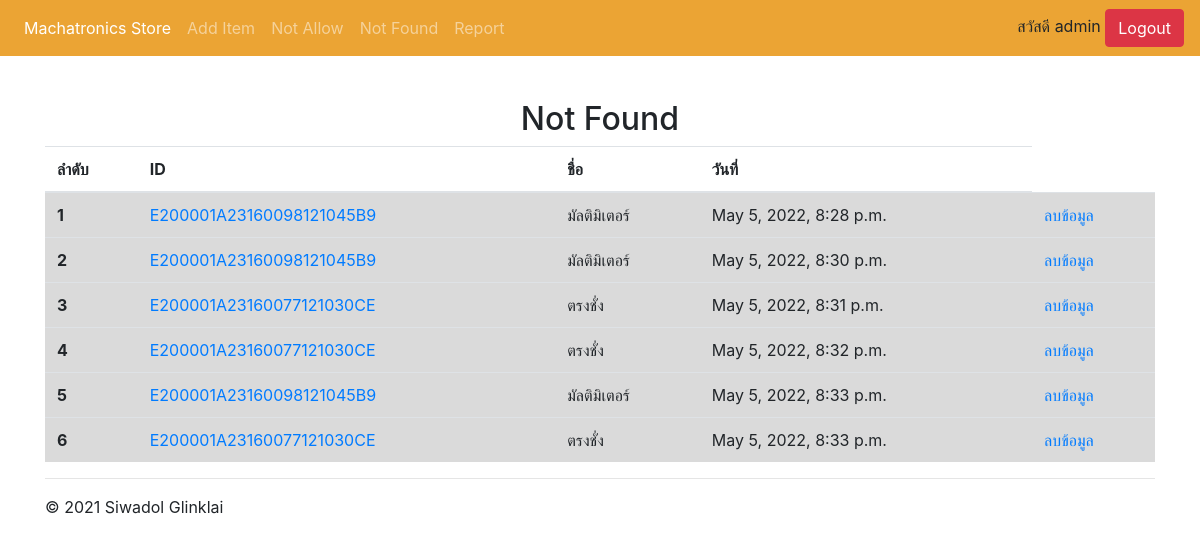
/notfound/ (signed in), run on an earlier commit of the app's database.
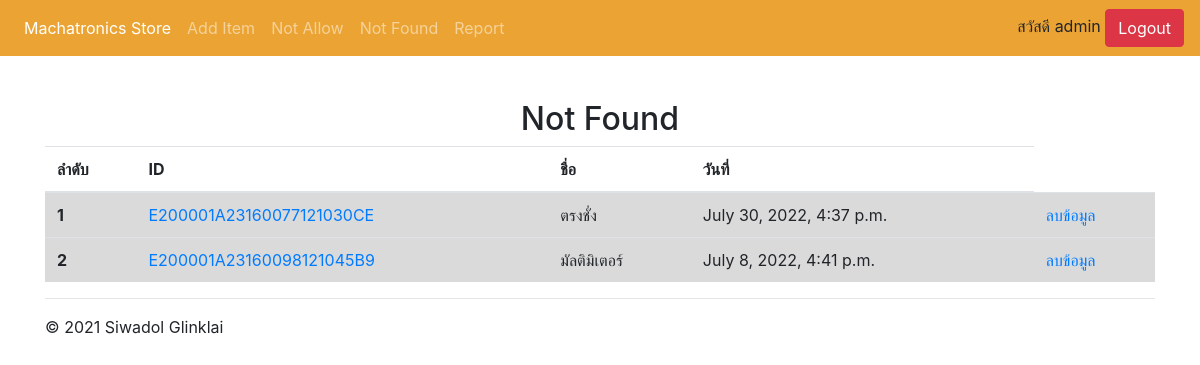
And on a later commit of the database.
### WebApplication/models.py (models this page shows, shortened)
class NotFound(models.Model):
    tag = models.ForeignKey(ObjectInfo,on_delete=models.CASCADE)
    not_allow = models.ForeignKey(NotAllowed, on_delete=models.CASCADE)
    takeout_time = models.DateTimeField(default=datetime.now())

class ObjectInfo(models.Model):
    all_status = [
        ('อุปกรณ์อยู่','อุปกรณ์อยู่'),
        ('อุปกรณ์ไม่อยู่','อุปกรณ์ไม่อยู่'),
        ('กำลังดำเนินการ','กำลังดำเนินการ'),
        ('ถูกยืม','ถูกยืม'),
        ('คืนของ','คืนของ'),
    ]
    tag_id = models.CharField(max_length=200, primary_key=True)
    tag_name = models.CharField(max_length=50)
    add_date = models.DateField(auto_now_add=True)
    status = models.CharField(
        max_length=20,
        default='อุปกรณ์อยู่',
        choices=all_status
    )
    picture = models.ImageField(upload_to="ObjectInfo",null=True,blank=True)

### WebApplication/views.py (the view)
# urls.py: path('notfound/',login_required(views.notFound), name='notFound'),
def notFound(request):
    objects = NotFound.objects.all()
    return render(request, 'WebApplication/not_found.html',{'objects':objects})

### templates/WebApplication/not_found.html (shortened to what this page needs)
<head>
</head>
{% extends 'WebApplication/base.html' %}
{% block content %}
<h2 align="center">Not Found</h2>
<table class="table">
    <thead>
        <tr>
            <th scope="col">ลำดับ</th>
            <th scope="col">ID</th>
            <th scope="col">ชื่อ</th>
            <th scope="col">วันที่</th>
        </tr>
    </thead>
    <tbody id="table-data">
        {% for object in objects %}
        <tr class="table-active">
            <th>{{forloop.counter}}</th>
            <td><a href="{% url 'WebApplication:itemNF' object.id %}">{{object.tag.tag_id}}</a></td>
            <td><a>{{object.tag.tag_name}}</a></td>
            <td><a>{{object.takeout_time}}</a></td>
            <td><a href="{% url 'WebApplication:deleteNF' object.id %}">ลบข้อมูล</a></td>
        </tr>
        {% endfor %}
    </tbody>
    </table>
{% endblock %}

What changed in the data, as far as the page shows it:
removed NotFound: tag.tag_id "E200001A23160098121045B9", tag.tag_name "มัลติมิเตอร์", takeout_time "May 5, 2022, 8:28 p.m."
removed NotFound: tag.tag_id "E200001A23160098121045B9", tag.tag_name "มัลติมิเตอร์", takeout_time "May 5, 2022, 8:30 p.m."
removed NotFound: tag.tag_id "E200001A23160077121030CE", tag.tag_name "ตรงชั่ง", takeout_time "May 5, 2022, 8:31 p.m."
removed NotFound: tag.tag_id "E200001A23160077121030CE", tag.tag_name "ตรงชั่ง", takeout_time "May 5, 2022, 8:32 p.m."
removed NotFound: tag.tag_id "E200001A23160098121045B9", tag.tag_name "มัลติมิเตอร์", takeout_time "May 5, 2022, 8:33 p.m."
removed NotFound: tag.tag_id "E200001A23160077121030CE", tag.tag_name "ตรงชั่ง", takeout_time "May 5, 2022, 8:33 p.m."
added NotFound: tag.tag_id "E200001A23160077121030CE", tag.tag_name "ตรงชั่ง", takeout_time "July 30, 2022, 4:37 p.m."
added NotFound: tag.tag_id "E200001A23160098121045B9", tag.tag_name "มัลติมิเตอร์", takeout_time "July 8, 2022, 4:41 p.m."
